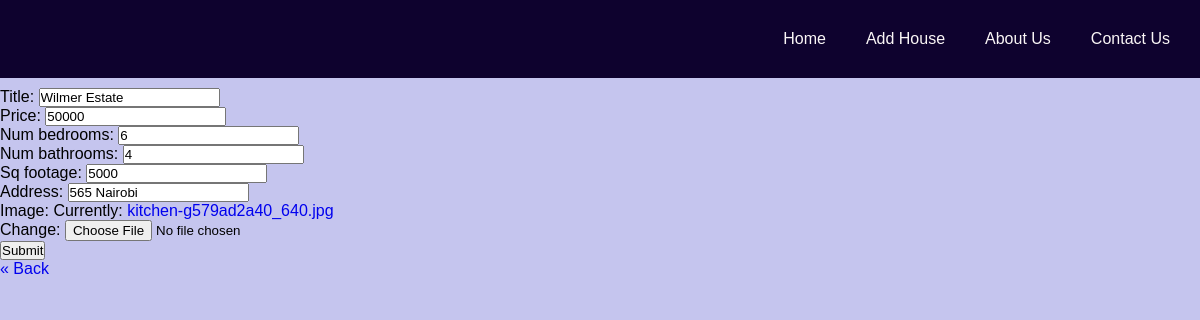
The page /listing/3/edit on the database its author committed.
### listings/models.py (models this page shows, shortened)
class listing(models.Model):
    title = models.CharField(max_length=150)
    price = models.IntegerField()
    num_bedrooms = models.IntegerField()
    num_bathrooms = models.IntegerField()
    sq_footage = models.IntegerField()
    address = models.CharField(max_length = 100)
    image = models.ImageField(default="")

### listings/views.py (the view)
# urls.py: path("listing/<pk>/edit", listing_update, name="listing_update"),
def listing_update(request, pk):
    Listing = listing.objects.get(id=pk)
    form = ListingForm(instance=Listing)
    if request.method == "POST":
        form = ListingForm(request.POST, files=request.FILES, instance=Listing)
        print(request.POST)
        if form.is_valid():
            form.save()
            return redirect("/")
    context = {
        "form": form,
    }
    return render(request, "listing_update.html", context)

### listings/forms.py
class ListingForm(ModelForm):
    class Meta:
        model = listing
        fields = [
            "title",
            "price",
            "num_bedrooms",
            "num_bathrooms",
            "sq_footage",
            "address",
            "image",
        ]

### templates/listing_update.html (shortened to what this page needs)
{% extends 'base.html' %}
{% block content %}
    <form method="post" enctype="multipart/form-data">
        {{ form.as_p }}
        <button type="submit">Submit</button>
    </form>
    <a href="/" class="back">&laquo; Back</a>
{% endblock content %}

### static/css/style.css (style rules this page uses)
* { margin: 0; padding: 0; }
body { background-color: rgb(197, 197, 238); }
.tm-content a { text-decoration: none; display: inline; }

### rows shown on the page
listing: title "Wilmer Estate", price "50000", num_bedrooms "6", num_bathrooms "4", sq_footage "5000", address "565 Nairobi"
